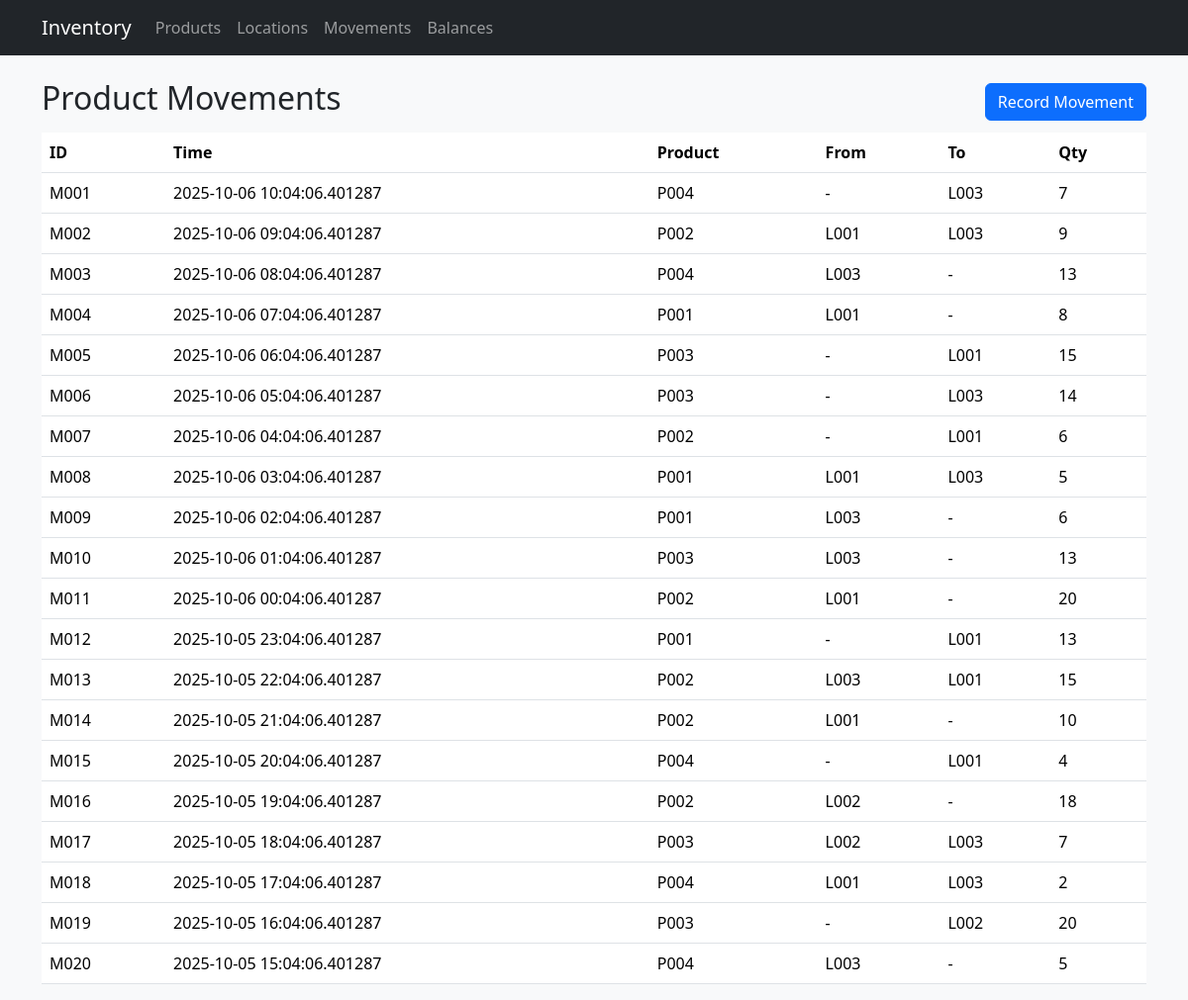
/movements, run on the app's committed database.
### models.py (models this page shows, shortened)
class ProductMovement(db.Model):
    __tablename__ = 'product_movements'
    movement_id = db.Column(db.String, primary_key=True)
    timestamp = db.Column(db.DateTime, default=datetime.utcnow, nullable=False)
    from_location = db.Column(db.String, db.ForeignKey('locations.location_id'), nullable=True)
    to_location = db.Column(db.String, db.ForeignKey('locations.location_id'), nullable=True)
    product_id = db.Column(db.String, db.ForeignKey('products.product_id'), nullable=False)
    qty = db.Column(db.Integer, nullable=False)

### app.py (the view)
@app.route('/movements')
def movements_list():
    movements = ProductMovement.query.order_by(ProductMovement.timestamp.desc()).all()
    return render_template('movements/list.html', movements=movements)

### templates/movements/list.html
{% extends "base.html" %}
{% block content %}
<div class="d-flex justify-content-between align-items-center mb-2">
  <h2>Product Movements</h2>
  <a class="btn btn-primary" href="{{ url_for('movement_create') }}">Record Movement</a>
</div>
<table class="table bg-white">
  <thead><tr><th>ID</th><th>Time</th><th>Product</th><th>From</th><th>To</th><th>Qty</th></tr></thead>
  <tbody>
    {% for m in movements %}
      <tr>
        <td>{{ m.movement_id }}</td>
        <td>{{ m.timestamp }}</td>
        <td>{{ m.product_id }}</td>
        <td>{{ m.from_location or '-' }}</td>
        <td>{{ m.to_location or '-' }}</td>
        <td>{{ m.qty }}</td>
      </tr>
    {% endfor %}
  </tbody>
</table>
{% endblock %}

### templates/base.html (shortened to what this page needs)
<!doctype html>
<html lang="en">
  <head>
    <link href="https://cdn.jsdelivr.net/npm/bootstrap@5.3.1/dist/css/bootstrap.min.css" rel="stylesheet">
  </head>
  <body class="bg-light">
    <nav class="navbar navbar-expand-lg navbar-dark bg-dark mb-4">
      <div class="container">
        <a class="navbar-brand" href="{{ url_for('index') }}">Inventory</a>
        <div class="collapse navbar-collapse">
          <ul class="navbar-nav me-auto">
            <li class="nav-item"><a class="nav-link" href="{{ url_for('products_list') }}">Products</a></li>
            <li class="nav-item"><a class="nav-link" href="{{ url_for('locations_list') }}">Locations</a></li>
            <li class="nav-item"><a class="nav-link" href="{{ url_for('movements_list') }}">Movements</a></li>
            <li class="nav-item"><a class="nav-link" href="{{ url_for('report_balances') }}">Balances</a></li>
          </ul>
        </div>
      </div>
    </nav>
    <main class="container">
      {% block content %}{% endblock %}
    </main>
  </body>
</html>

### data on the page
ProductMovement: movement_id "M001", timestamp "2025-10-06 10:04:06.401287", product_id "P004", from_location "-", to_location "L003", qty "7"
ProductMovement: movement_id "M002", timestamp "2025-10-06 09:04:06.401287", product_id "P002", from_location "L001", to_location "L003", qty "9"
ProductMovement: movement_id "M003", timestamp "2025-10-06 08:04:06.401287", product_id "P004", from_location "L003", to_location "-", qty "13"
ProductMovement: movement_id "M004", timestamp "2025-10-06 07:04:06.401287", product_id "P001", from_location "L001", to_location "-", qty "8"
ProductMovement: movement_id "M005", timestamp "2025-10-06 06:04:06.401287", product_id "P003", from_location "-", to_location "L001", qty "15"
ProductMovement: movement_id "M006", timestamp "2025-10-06 05:04:06.401287", product_id "P003", from_location "-", to_location "L003", qty "14"
ProductMovement: movement_id "M007", timestamp "2025-10-06 04:04:06.401287", product_id "P002", from_location "-", to_location "L001", qty "6"
ProductMovement: movement_id "M008", timestamp "2025-10-06 03:04:06.401287", product_id "P001", from_location "L001", to_location "L003", qty "5"
ProductMovement: movement_id "M009", timestamp "2025-10-06 02:04:06.401287", product_id "P001", from_location "L003", to_location "-", qty "6"
ProductMovement: movement_id "M010", timestamp "2025-10-06 01:04:06.401287", product_id "P003", from_location "L003", to_location "-", qty "13"
ProductMovement: movement_id "M011", timestamp "2025-10-06 00:04:06.401287", product_id "P002", from_location "L001", to_location "-", qty "20"
ProductMovement: movement_id "M012", timestamp "2025-10-05 23:04:06.401287", product_id "P001", from_location "-", to_location "L001", qty "13"
ProductMovement: movement_id "M013", timestamp "2025-10-05 22:04:06.401287", product_id "P002", from_location "L003", to_location "L001", qty "15"
ProductMovement: movement_id "M014", timestamp "2025-10-05 21:04:06.401287", product_id "P002", from_location "L001", to_location "-", qty "10"
ProductMovement: movement_id "M015", timestamp "2025-10-05 20:04:06.401287", product_id "P004", from_location "-", to_location "L001", qty "4"
ProductMovement: movement_id "M016", timestamp "2025-10-05 19:04:06.401287", product_id "P002", from_location "L002", to_location "-", qty "18"
ProductMovement: movement_id "M017", timestamp "2025-10-05 18:04:06.401287", product_id "P003", from_location "L002", to_location "L003", qty "7"
ProductMovement: movement_id "M018", timestamp "2025-10-05 17:04:06.401287", product_id "P004", from_location "L001", to_location "L003", qty "2"
ProductMovement: movement_id "M019", timestamp "2025-10-05 16:04:06.401287", product_id "P003", from_location "-", to_location "L002", qty "20"
ProductMovement: movement_id "M020", timestamp "2025-10-05 15:04:06.401287", product_id "P004", from_location "L003", to_location "-", qty "5"
